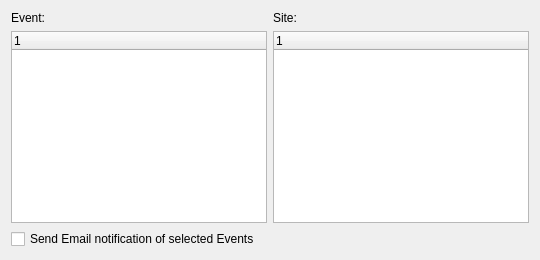
     <widget class="QWidget" name="_events">
      <attribute name="title">
       <string>Events</string>
      </attribute>
      <layout class="QGridLayout">
       <item row="0" column="0">
        <widget class="QLabel" name="_eventsLit">
         <property name="text">
          <string>Event:</string>
         </property>
        </widget>
       </item>
       <item row="0" column="1">
        <widget class="QLabel" name="_warehousesLit">
         <property name="text">
          <string>Site:</string>
         </property>
        </widget>
       </item>
       <item row="1" column="0">
        <widget class="XTreeWidget" name="_event">
         <property name="sizePolicy">
          <sizepolicy hsizetype="Expanding" vsizetype="Expanding">
           <horstretch>0</horstretch>
           <verstretch>0</verstretch>
          </sizepolicy>
         </property>
         <property name="minimumSize">
          <size>
           <width>200</width>
           <height>0</height>
          </size>
         </property>
        </widget>
       </item>
       <item row="1" column="1">
        <widget class="XTreeWidget" name="_warehouses">
         <property name="sizePolicy">
          <sizepolicy hsizetype="Preferred" vsizetype="Expanding">
           <horstretch>0</horstretch>
           <verstretch>0</verstretch>
          </sizepolicy>
         </property>
         <property name="minimumSize">
          <size>
           <width>200</width>
           <height>0</height>
          </size>
         </property>
        </widget>
       </item>
       <item row="2" column="0">
        <widget class="QCheckBox" name="_emailEvents">
         <property name="text">
          <string>Send Email notification of selected Events</string>
         </property>
        </widget>
       </item>
      </layout>
     </widget>
